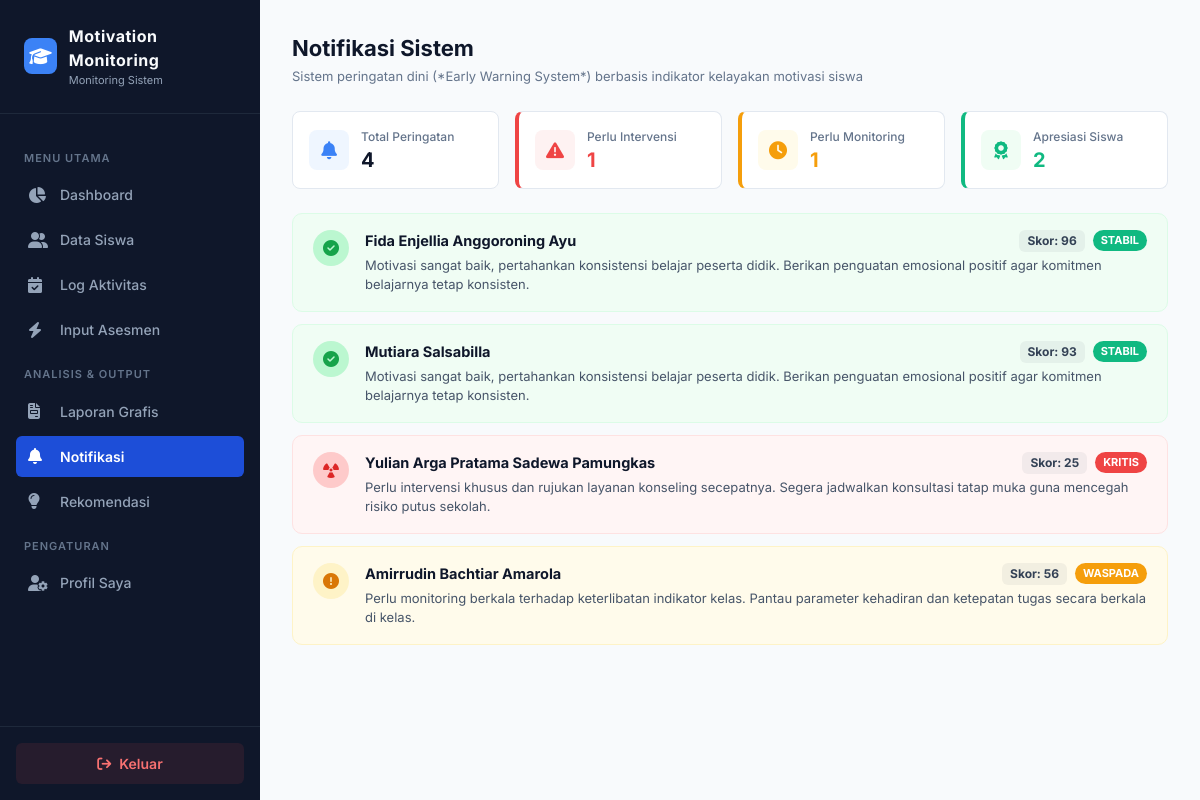
The page /notifikasi on the database its author committed.
### tables this page shows
CREATE TABLE aktivitas (
    id INTEGER PRIMARY KEY AUTOINCREMENT,
    id_siswa INTEGER,
    hadir INTEGER,
    aktif INTEGER,
    tugas INTEGER,
    diskusi INTEGER
);

CREATE TABLE siswa (
    id INTEGER PRIMARY KEY AUTOINCREMENT,
    nama TEXT,
    kelas TEXT
);

### app.py (the view)
@app.route('/notifikasi')
def notifikasi():
    conn = get_db_connection()
    data = conn.execute("""
        SELECT a.*, s.nama,
        (a.hadir + a.aktif + a.tugas + a.diskusi)/4 as rata
        FROM aktivitas a
        JOIN siswa s ON a.id_siswa = s.id
        WHERE a.id IN (SELECT MAX(id) FROM aktivitas GROUP BY id_siswa)
    """).fetchall()
    hasil = []
    for d in data:
        rata = round(d['rata'], 2)
        if rata >= 75:
            kategori = "Tinggi"
            pesan = "Motivasi sangat baik, pertahankan konsistensi belajar peserta didik"
        elif rata >= 50:
            kategori = "Sedang"
            pesan = "Perlu monitoring berkala terhadap keterlibatan indikator kelas"
        else:
            kategori = "Rendah"
            pesan = "Perlu intervensi khusus dan rujukan layanan konseling secepatnya"
        hasil.append({
            "nama": d["nama"],
            "rata": rata,
            "kategori": kategori,
            "pesan": pesan
        })
    conn.close()
    return render_template('notifikasi.html', data=hasil)

### config/db_config.py (called while the page is built)
def get_db_connection():
    conn = sqlite3.connect('database.db')
    conn.row_factory = sqlite3.Row
    return conn

### templates/notifikasi.html (shortened to what this page needs)
<!doctype html>
<html lang="id">
  <head>
    <link
      rel="stylesheet"
      href="https://cdnjs.cloudflare.com/ajax/libs/font-awesome/6.4.0/css/all.min.css"
    />
  </head>
  <body>
    <div class="app-container">
      <aside class="sidebar">
        <div class="sidebar-brand">
          <div class="brand-icon">
            <i class="fa-solid fa-graduation-cap"></i>
          </div>
          <div class="brand-text">
            <h2>Motivation Monitoring</h2>
            <span>Monitoring Sistem</span>
          </div>
        </div>
        <nav class="sidebar-menu">
          <p class="menu-category">Menu Utama</p>
          <a href="/dashboard" class="menu-item"
            ><i class="fa-solid fa-chart-pie"></i> Dashboard</a
          >
          <a href="/siswa" class="menu-item"
            ><i class="fa-solid fa-user-group"></i> Data Siswa</a
          >
          <a href="/aktivitas" class="menu-item"
            ><i class="fa-solid fa-calendar-check"></i> Log Aktivitas</a
          >
          <a href="/asesmen_kompleks" class="menu-item"
            ><i class="fa-solid fa-bolt"></i> Input Asesmen</a
          >
          <p class="menu-category">Analisis & Output</p>
          <a href="/laporan" class="menu-item"
            ><i class="fa-solid fa-file-invoice"></i> Laporan Grafis</a
          >
          <a href="/notifikasi" class="menu-item active"
            ><i class="fa-solid fa-bell"></i> Notifikasi</a
          >
          <a href="/rekomendasi" class="menu-item"
            ><i class="fa-solid fa-lightbulb"></i> Rekomendasi</a
          >
          <p class="menu-category">Pengaturan</p>
          <a href="/profil" class="menu-item">
            <i class="fa-solid fa-user-gear"></i> Profil Saya
          </a>
        </nav>
        <div class="sidebar-footer">
          <a href="/" class="btn-logout"
            ><i class="fa-solid fa-arrow-right-from-bracket"></i> Keluar</a
          >
        </div>
      </aside>
      <main class="main-content">
        <header class="topbar">
          <div class="topbar-left">
            <h1>Notifikasi Sistem</h1>
            <p class="subtitle">
              Sistem peringatan dini (*Early Warning System*) berbasis indikator
              kelayakan motivasi siswa
            </p>
          </div>
        </header>
        <section class="metrics-grid">
          <div class="metric-card">
            <div class="metric-icon text-blue bg-blue-light">
              <i class="fa-solid fa-bell"></i>
            </div>
            <div class="metric-body">
              <span class="metric-label">Total Peringatan</span>
              <span class="metric-value">{{ data|length }}</span>
            </div>
          </div>
          <div class="metric-card border-low">
            <div class="metric-icon text-danger bg-danger-light">
              <i class="fa-solid fa-triangle-exclamation"></i>
            </div>
            <div class="metric-body">
              <span class="metric-label">Perlu Intervensi</span>
              <span class="metric-value text-danger">
                {{ data | selectattr('kategori','equalto','Rendah') | list |
                length }}
              </span>
            </div>
          </div>
          <div class="metric-card border-medium">
            <div class="metric-icon text-warning bg-warning-light">
              <i class="fa-solid fa-clock"></i>
            </div>
            <div class="metric-body">
              <span class="metric-label">Perlu Monitoring</span>
              <span class="metric-value text-warning">
                {{ data | selectattr('kategori','equalto','Sedang') | list |
                length }}
              </span>
            </div>
          </div>
          <div class="metric-card border-high">
            <div class="metric-icon text-success bg-success-light">
              <i class="fa-solid fa-award"></i>
            </div>
            <div class="metric-body">
              <span class="metric-label">Apresiasi Siswa</span>
              <span class="metric-value text-success">
                {{ data | selectattr('kategori','equalto','Tinggi') | list |
                length }}
              </span>
            </div>
          </div>
        </section>
        <div class="feed-container">
          {% for n in data %} {% if n.kategori == 'Rendah' %}
          <div class="feed-item feed-danger">
            <div class="feed-icon-box feed-icon-danger">
              <i class="fa-solid fa-radiation"></i>
            </div>
            <div class="feed-content">
              <div class="feed-header-meta">
                <span class="feed-student-name">{{ n.nama }}</span>
                <div class="feed-meta-right">
                  <span class="score-badge">Skor: {{ n.rata }}</span>
                  <span class="badge-pill pill-danger">Kritis</span>
                </div>
              </div>
              <p class="feed-message-text">
                {{ n.pesan }}. Segera jadwalkan konsultasi tatap muka guna
                mencegah risiko putus sekolah.
              </p>
            </div>
          </div>
          {% elif n.kategori == 'Sedang' %}
          <div class="feed-item feed-warning">
            <div class="feed-icon-box feed-icon-warning">
              <i class="fa-solid fa-circle-exclamation"></i>
            </div>
            <div class="feed-content">
              <div class="feed-header-meta">
                <span class="feed-student-name">{{ n.nama }}</span>
                <div class="feed-meta-right">
                  <span class="score-badge">Skor: {{ n.rata }}</span>
                  <span class="badge-pill pill-warning">Waspada</span>
                </div>
              </div>
              <p class="feed-message-text">
                {{ n.pesan }}. Pantau parameter kehadiran dan ketepatan tugas
                secara berkala di kelas.
              </p>
            </div>
          </div>
          {% else %}
          <div class="feed-item feed-success">
            <div class="feed-icon-box feed-icon-success">
              <i class="fa-solid fa-circle-check"></i>
            </div>
            <div class="feed-content">
              <div class="feed-header-meta">
                <span class="feed-student-name">{{ n.nama }}</span>
                <div class="feed-meta-right">
                  <span class="score-badge">Skor: {{ n.rata }}</span>
                  <span class="badge-pill pill-success">Stabil</span>
                </div>
              </div>
              <p class="feed-message-text">
                {{ n.pesan }}. Berikan penguatan emosional positif agar komitmen
                belajarnya tetap konsisten.
              </p>
            </div>
          </div>
          {% endif %} {% endfor %}
        </div>
      </main>
    </div>
  </body>
</html>

### rows shown on the page
aktivitas: nama "Fida Enjellia Anggoroning Ayu", rata "96", pesan "Motivasi sangat baik, pertahankan konsistensi belajar peserta didik"
aktivitas: nama "Mutiara Salsabilla", rata "93", pesan "Motivasi sangat baik, pertahankan konsistensi belajar peserta didik"
aktivitas: nama "Yulian Arga Pratama Sadewa Pamungkas", rata "25", pesan "Perlu intervensi khusus dan rujukan layanan konseling secepatnya"
aktivitas: nama "Amirrudin Bachtiar Amarola", rata "56", pesan "Perlu monitoring berkala terhadap keterlibatan indikator kelas"

### other values the page prints
{{ data|length }} "4"
